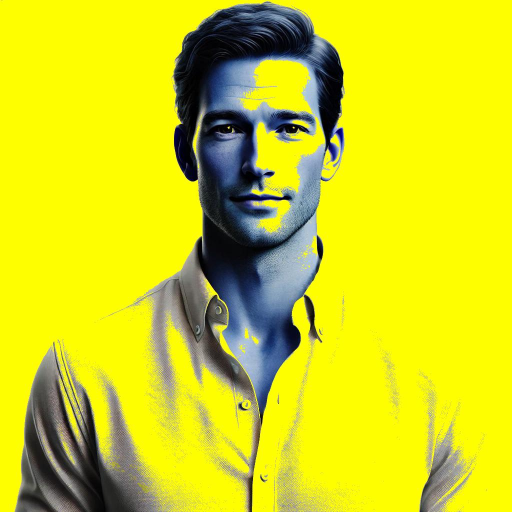
#> input picture Image Jaune.jpg, 1024 x 1024 px (shown at 1/2 size)
$ python Filtre_jaune.py
#> lines starting #> are read from the running program, lines starting #| are printed output that depends on the picture
# PIL (Python Imaging Library) bibliothèque de traitement d’image python
from PIL import Image
# Tkinter est une bibliothèque graphique du langage de programmation Python
import tkinter as tk
from tkinter import filedialog

# Créer une fenêtre Tkinter (mais la masquer)
root = tk.Tk()
root.withdraw()

# Demande de sélectionner un fichier image
print("Veuillez choisir votre image")

#Variable correspondant à la sélection du fichier
fichier_image = filedialog.askopenfilename(title="Sélectionner un fichier")
#> the answer given: Image Jaune.jpg

# Le fichier est défini par la variable fichier_image = input()
print("Démarrage du traitement de : ", fichier_image)

# Chargement du fichier image
img = Image.open(fichier_image)
#> img is the input picture: PIL image 1024x1024 RGB; mean R, G, B 210.5, 212.1, 28.1

# Dimension de l'image en largeur et en hauteur
largeur_img, hauteur_img = img.size
#> largeur_img = 1024; hauteur_img = 1024

# Definition niveau blanc
niveau_blanc = 180
print("niveau_blanc",niveau_blanc)

def Filtre_jaune():
    print("Vous avez choisi le filtre Jaune")
    for y in range(hauteur_img):
        for x in range(largeur_img):
            # traitements de l'image
            r, v, b = img.getpixel((x, y))
            # Si il y a des pixels blancs
            if r > niveau_blanc and v > niveau_blanc and b > niveau_blanc:
                # Je remplace le blanc par du JAUNE
                img.putpixel((x, y), (254, 254, 1))
            else:
                img.putpixel((x, y), (b, v, r))
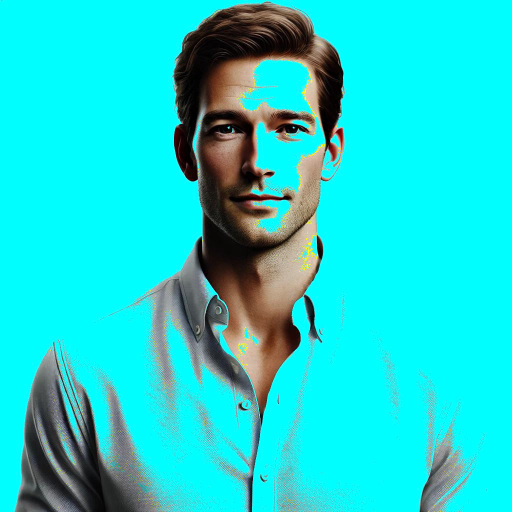
#> img: PIL image 1024x1024 RGB (shown at 1/2 size); mean R, G, B 28.2, 212.2, 210
    # Sauvegarde du fichier sous le nom de "Image Jaune"
    img.save("Image Jaune.jpg")
    print("Traitement terminé")

Filtre_jaune()
